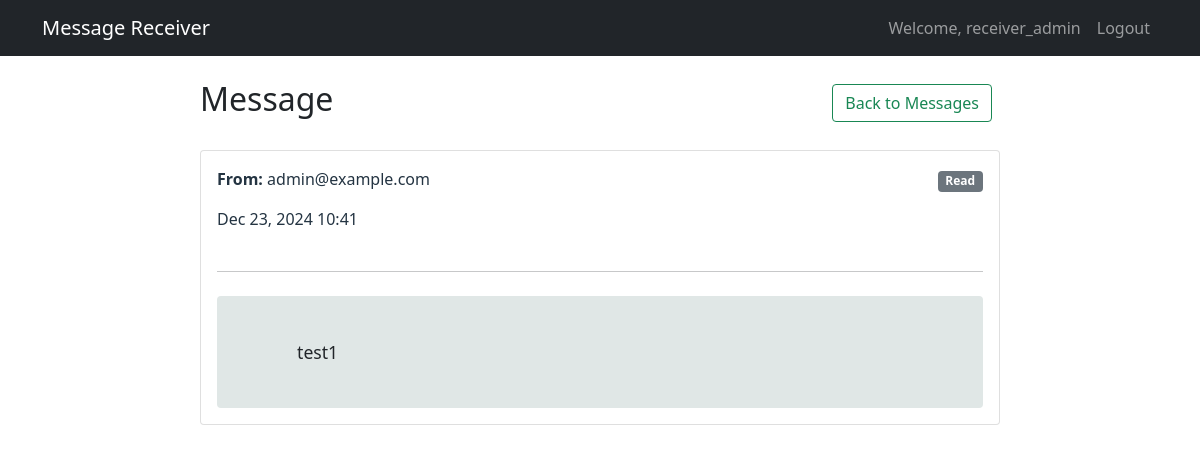
/messages/7/ (signed in), run on the app's committed database.
### core/models.py (models this page shows, shortened)
class ReceivedMessage(models.Model):
    receiver = models.ForeignKey(User, on_delete=models.CASCADE, related_name='received_messages')
    sender_email = models.EmailField()
    encrypted_content = models.TextField()
    decrypted_content = models.TextField(blank=True)
    timestamp = models.DateTimeField(auto_now_add=True)
    is_read = models.BooleanField(default=False)
    original_message_id = models.IntegerField(null=True, blank=True)
    class Meta:
        ordering = ['-timestamp']

### core/views.py (the view, shortened to what this page needs)
# urls.py: path('messages/<int:message_id>/', message_detail, name='message_detail'),
@login_required
def message_detail(request, message_id):
    message = get_object_or_404(
        ReceivedMessage,
        id=message_id,
        receiver=request.user
    )
    return render(request, 'core/message_detail.html', {
        'message': message
    })

### core/templates/core/message_detail.html (shortened to what this page needs)
<!DOCTYPE html>
<html>
  <head>
    <link
      href="https://cdn.jsdelivr.net/npm/bootstrap@5.1.3/dist/css/bootstrap.min.css"
      rel="stylesheet"
    />
  </head>
  <body>
    <nav class="navbar navbar-expand-lg navbar-dark bg-dark">
      <div class="container">
        <a class="navbar-brand" href="{% url 'inbox' %}">Message Receiver</a>
        <div class="navbar-nav ms-auto">
          <span class="nav-item nav-link">Welcome, {{ user.username }}</span>
          <a class="nav-item nav-link" href="{% url 'logout' %}">Logout</a>
        </div>
      </div>
    </nav>
    <div class="container mt-4">
      <div class="message-container">
        <div class="d-flex justify-content-between align-items-center mb-4">
          <h2>Message</h2>
          <div>
            <a href="{% url 'inbox' %}" class="btn btn-outline-success me-2"
              >Back to Messages</a
            >
          </div>
        </div>
        <div class="card">
          <div class="card-body">
            <div class="message-meta mb-4">
              <div class="row">
                <div class="col-md-6">
                  <p class="mb-2">
                    <strong>From:</strong> {{ message.sender_email }}
                  </p>
                    {{ message.timestamp|date:"M d, Y H:i" }}
                </div>
                <div class="col-md-6 text-md-end">
                  {% if message.is_read %}
                  <span class="badge bg-secondary">Read</span>
                  {% else %}
                  <span class="badge bg-primary">New</span>
                  {% endif %}
                </div>
              </div>
            </div>
            <hr />
            <div class="message-content mt-4">
              {{ message.decrypted_content }}
            </div>
          </div>
        </div>
      </div>
    </div>
  </body>
</html>

### core/templates/core/message_detail.html (style rules this page uses)
.message-container { max-width: 800px; margin: 0 auto; }
.message-content { white-space: pre-wrap; font-size: 1.1rem; padding: 1rem; background-color: #e0e7e6; border-radius: 0.25rem; }
.message-meta { color: #243442; }

### data on the page
ReceivedMessage: sender_email "admin@example.com", timestamp "Dec 23, 2024 10:41", decrypted_content "test1"

### other printed values
{{ user.username }} "receiver_admin"
